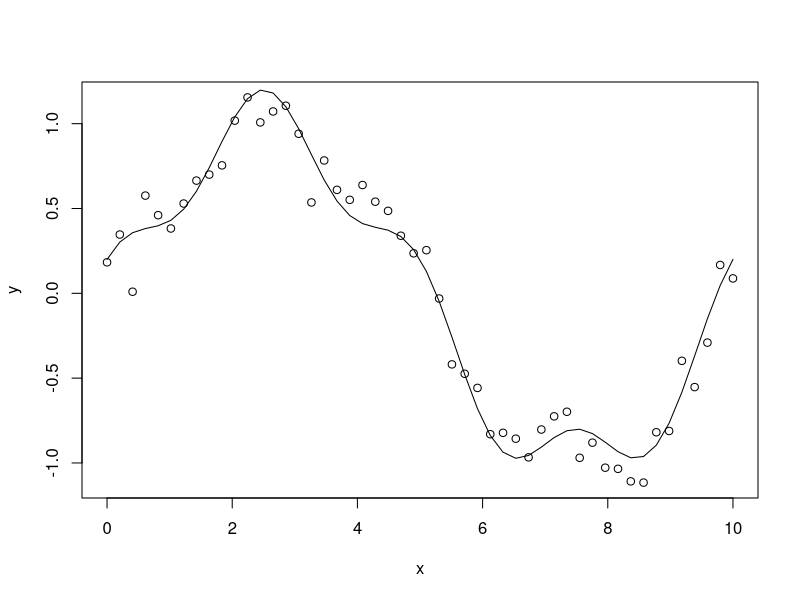
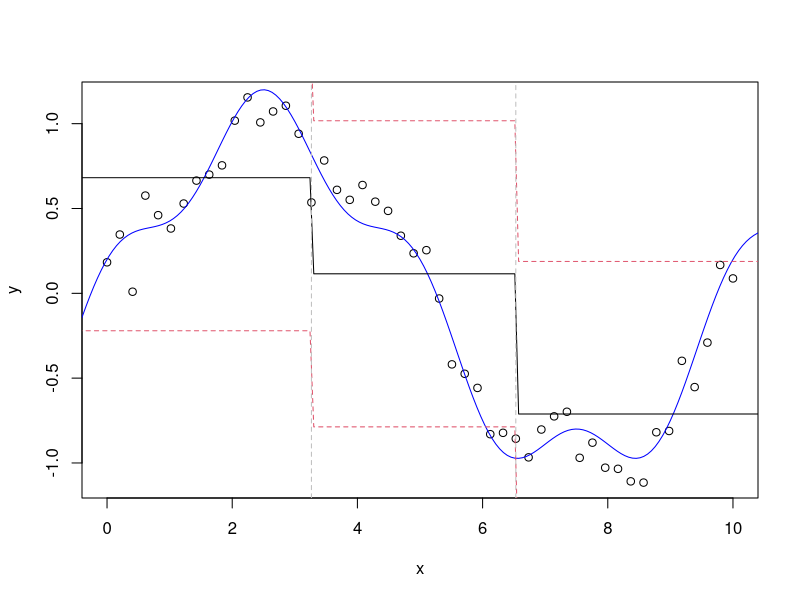
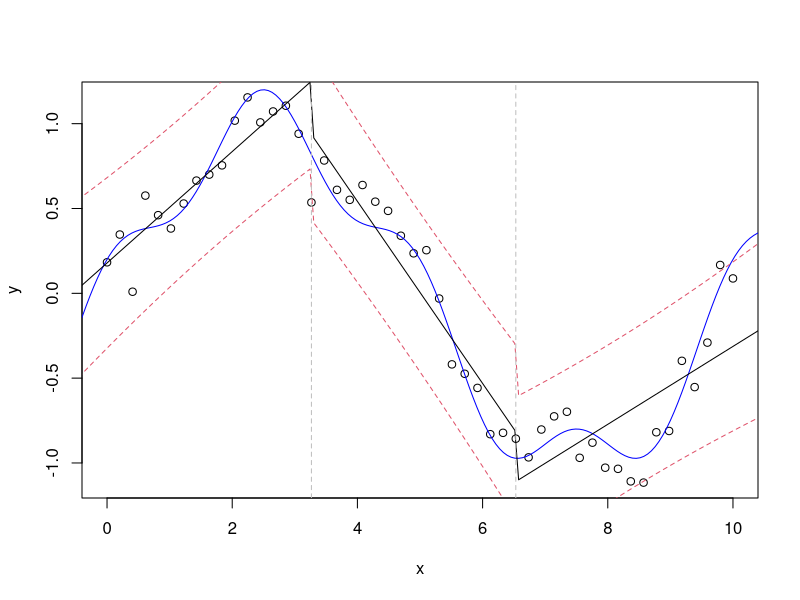
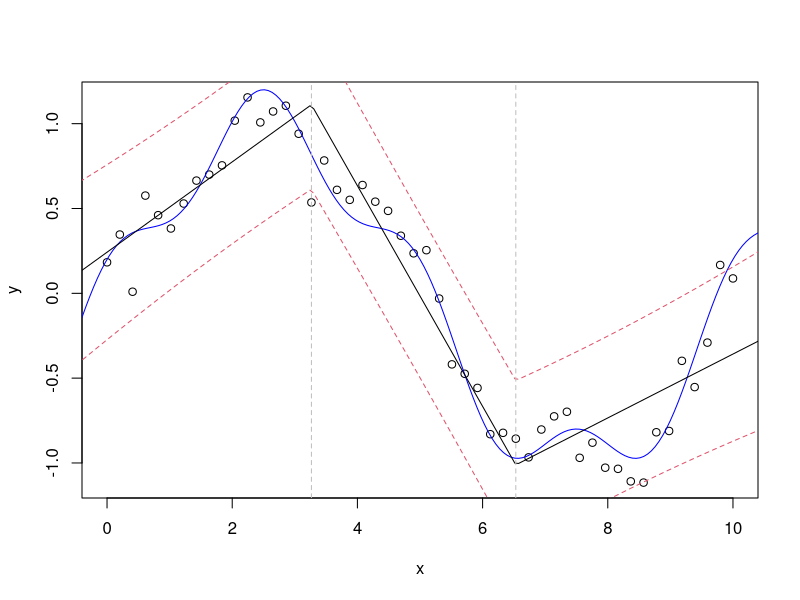
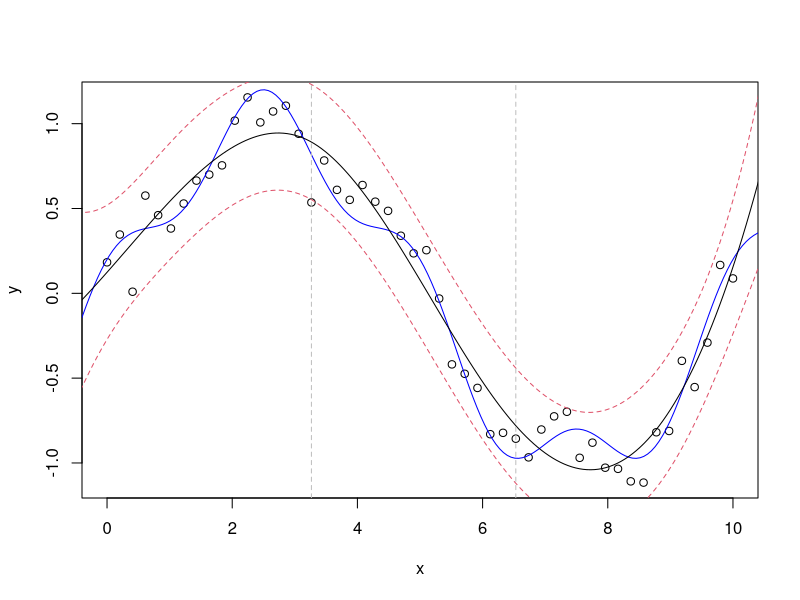
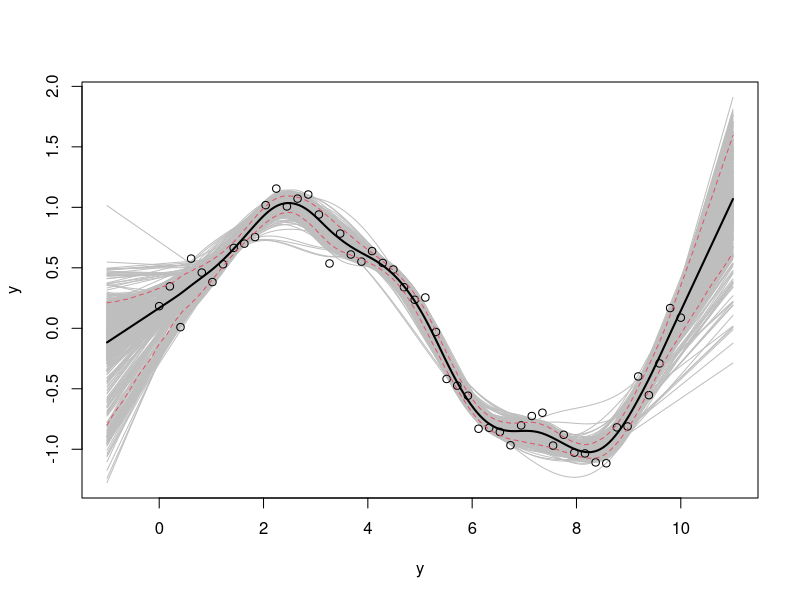

The R script that drew these images, in order:
## ---- chunk 1
knitr::opts_chunk$set(echo = TRUE)
## ---- chunk 2
x <- seq(0,10,length=50)
y_true <- sin(pi*x/5) + 0.2*cos(4*pi*x/5)
y <- y_true + rnorm(length(y_true), sd=0.1)
plot(x,y)
lines(x, y_true)
## ---- chunk 3
knot_1 <- x[round(length(x)/3)]
knot_2 <- x[round(2*length(x)/3)]
xi <- c(knot_1,knot_2)
hc_1 <- function(x) {as.numeric(x < xi[1])}
hc_2 <- function(x) {as.numeric(x >= xi[1] & x < xi[2])}
hc_3 <- function(x) {as.numeric(x >= xi[2])}

H_c <- data.frame(cbind(hc_1(x), hc_2(x), hc_3(x)))
names(H_c) <- paste("hc", 1:3, sep="")
## ---- chunk 4
pc_fit <- lm(y~.-1, data=H_c)
## ---- chunk 5
xx <- seq (-1,11, length=199)
HH_constant <- data.frame(cbind(hc_1(xx), hc_2(xx), hc_3(xx)))
names(HH_constant) <- paste('hc', 1:3, sep="")
yytrue <- (sin(pi*xx/5) + 0.2*cos(4*pi*xx/5))
## ---- chunk 6
pc <- predict(pc_fit, newdata=HH_constant, interval='prediction')
plot(x,y)
lines(xx, yytrue, col="blue")
lines(xx, pc[,1])
lines(xx, pc[,2], col=2, lty=2)
lines(xx, pc[,3], col=2, lty=2)
abline(v=xi, col="gray", lty=2)
## ---- chunk 7
H_linear <- cbind(H_c, hc_1(x)*x, hc_2(x)*x, hc_3(x)*x)
names(H_linear)[4:6] <- paste("hl", 1:3, sep="")
pl_fit <- lm(y~.-1, data=H_linear)
## ---- chunk 8
HH_linear <- cbind(HH_constant, hc_1(xx)*xx, hc_2(xx)*xx, hc_3(xx)*xx)
names(HH_linear)[4:6] <- paste("hl", 1:3, sep="")
pl <- predict(pl_fit, newdata=HH_linear, interval='prediction')
## ---- chunk 9
plot(x,y)
lines(xx, yytrue, col="blue")
lines(xx, pl[,1])
lines(xx, pl[,2], col=2, lty=2)
lines(xx, pl[,3], col=2, lty=2)
abline(v=xi, col="gray", lty=2)
## ---- chunk 10
relu <- function(x){
  x[x<0] <- 0
  return(x)
}
## ---- chunk 11
H_lc <- data.frame(rep(1, length(x)), x, relu(x-xi[1]), relu(x-xi[2]))
names(H_lc) <- paste("hlc", 1:4, sep="")
H_lc
## ---- chunk 12
plc_fit <- lm(y~.-1, data=H_lc)
## ---- chunk 13
HH_lc <- rep(1,length(xx))
HH_lc <- cbind(HH_lc, xx)
HH_lc <- cbind(HH_lc, relu(xx-xi[1]))
HH_lc <- data.frame(cbind(HH_lc, relu(xx-xi[2])))
names(HH_lc) <- paste("hlc", 1:4, sep="")
plc <- predict(plc_fit, newdata=HH_lc, interval="prediction")
## ---- chunk 14
plot(x,y)
lines(xx, yytrue, col="blue")
lines(xx, plc[,1])
lines(xx, plc[,2], col=2, lty=2)
lines(xx, plc[,3], col=2, lty=2)
abline(v=xi, col="gray", lty=2)
## ---- chunk 15
H_cs <- data.frame(cbind(rep(1,length(x)), x, x^2, x^3, relu(x-xi[1])^3, relu(x-xi[2])^3))
names(H_cs) <- paste("x", 1:6, sep="")
fit_cs <- lm(y~., data=H_cs)
## ---- chunk 16
HH_cs <- data.frame(cbind(rep(1,length(xx)), xx, xx^2, xx^3, relu(xx-xi[1])^3, relu(xx-xi[2])^3))
names(HH_cs) <- paste("x", 1:6, sep="")
pcs <- suppressWarnings(predict(fit_cs, newdata=HH_cs, interval="prediction"))
## ---- chunk 17
plot(x,y)
lines(xx, yytrue, col="blue")
lines(xx, pcs[,1])
lines(xx, pcs[,2], col=2, lty=2)
lines(xx, pcs[,3], col=2, lty=2)
abline(v=xi, col="gray", lty=2)
## ---- chunk 18
B <- 1000
YYpred.boot <- matrix(NA, nrow=B, ncol=length(xx))

for (b in 1:B){
  indices <- sample(1:length(x), length(x), replace=TRUE)
  xi <- x[indices]
  fit <- smooth.spline(xi, y[indices], df=11)
  YYpred.boot[b,] <- as.matrix(predict(fit, data.frame(xi=xx))$y)

}
## ---- chunk 19
m <- apply(YYpred.boot, 2, mean)
q1 <- apply(YYpred.boot, 2, quantile, p=0.05)
q2 <- apply(YYpred.boot, 2, quantile, p=0.95)
## ---- chunk 20
matplot(xx, t(YYpred.boot), type="l", lty=1, col="gray", xlab="y", ylab="y")
points(x, y)
lines(xx, m, lwd=2)
lines(xx, q1, col=2, lty=2)
lines(xx, q2, col=2, lty=2)
